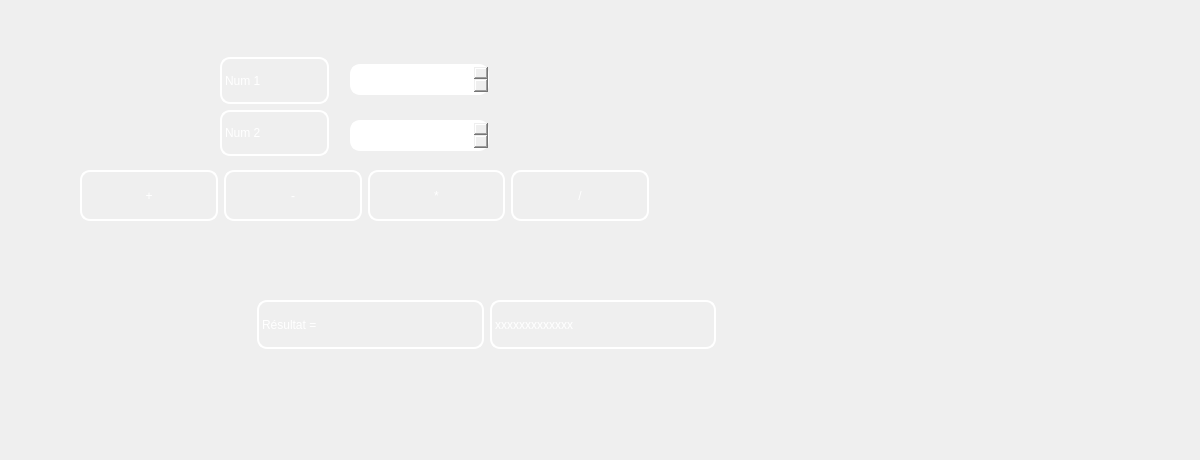
      <widget class="QWidget" name="tab_12">
       <attribute name="title">
        <string>Calculatrice</string>
       </attribute>
       <widget class="QLabel" name="label_32">
        <property name="geometry">
         <rect>
          <x>220</x>
          <y>57</y>
          <width>109</width>
          <height>47</height>
         </rect>
        </property>
        <property name="styleSheet">
         <string notr="true">border-style: solid;
border-color: white;
border-width: 2px;
border-radius: 10px;
color: rgb(255, 255, 255);</string>
        </property>
        <property name="text">
         <string>Num 1</string>
        </property>
       </widget>
       <widget class="QLabel" name="label_33">
        <property name="geometry">
         <rect>
          <x>220</x>
          <y>110</y>
          <width>109</width>
          <height>46</height>
         </rect>
        </property>
        <property name="styleSheet">
         <string notr="true">border-style: solid;
border-color: white;
border-width: 2px;
border-radius: 10px;
color: rgb(255, 255, 255);</string>
        </property>
        <property name="text">
         <string>Num 2</string>
        </property>
       </widget>
       <widget class="QPushButton" name="plus">
        <property name="geometry">
         <rect>
          <x>80</x>
          <y>170</y>
          <width>138</width>
          <height>51</height>
         </rect>
        </property>
        <property name="styleSheet">
         <string notr="true">border-style: solid;
border-color: white;
border-width: 2px;
border-radius: 10px;
color: rgb(255, 255, 255);</string>
        </property>
        <property name="text">
         <string>+</string>
        </property>
       </widget>
       <widget class="QPushButton" name="moins">
        <property name="geometry">
         <rect>
          <x>224</x>
          <y>170</y>
          <width>138</width>
          <height>51</height>
         </rect>
        </property>
        <property name="styleSheet">
         <string notr="true">border-style: solid;
border-color: white;
border-width: 2px;
border-radius: 10px;
color: rgb(255, 255, 255);</string>
        </property>
        <property name="text">
         <string>-</string>
        </property>
       </widget>
       <widget class="QPushButton" name="fois">
        <property name="geometry">
         <rect>
          <x>368</x>
          <y>170</y>
          <width>137</width>
          <height>51</height>
         </rect>
        </property>
        <property name="styleSheet">
         <string notr="true">border-style: solid;
border-color: white;
border-width: 2px;
border-radius: 10px;
color: rgb(255, 255, 255);</string>
        </property>
        <property name="text">
         <string>*</string>
        </property>
       </widget>
       <widget class="QPushButton" name="sur">
        <property name="geometry">
         <rect>
          <x>511</x>
          <y>170</y>
          <width>138</width>
          <height>51</height>
         </rect>
        </property>
        <property name="styleSheet">
         <string notr="true">border-style: solid;
border-color: white;
border-width: 2px;
border-radius: 10px;
color: rgb(255, 255, 255);</string>
        </property>
        <property name="text">
         <string>/</string>
        </property>
       </widget>
       <widget class="QDoubleSpinBox" name="n2">
        <property name="geometry">
         <rect>
          <x>350</x>
          <y>120</y>
          <width>139</width>
          <height>31</height>
         </rect>
        </property>
        <property name="styleSheet">
         <string notr="true">border-style: solid;
border-color: white;
border-width: 2px;
border-radius: 10px;
color: rgb(255, 255, 255);</string>
        </property>
        <property name="minimum">
         <double>-99999999999999.000000000000000</double>
        </property>
        <property name="maximum">
         <double>9999999999999.000000000000000</double>
        </property>
       </widget>
       <widget class="QDoubleSpinBox" name="n1">
        <property name="geometry">
         <rect>
          <x>350</x>
          <y>64</y>
          <width>139</width>
          <height>31</height>
         </rect>
        </property>
        <property name="styleSheet">
         <string notr="true">border-style: solid;
border-color: white;
border-width: 2px;
border-radius: 10px;
color: rgb(255, 255, 255);</string>
        </property>
        <property name="minimum">
         <double>-999999999999.000000000000000</double>
        </property>
        <property name="maximum">
         <double>99999999999.000000000000000</double>
        </property>
       </widget>
       <widget class="QLabel" name="label_34">
        <property name="geometry">
         <rect>
          <x>257</x>
          <y>300</y>
          <width>227</width>
          <height>49</height>
         </rect>
        </property>
        <property name="styleSheet">
         <string notr="true">border-style: solid;
border-color: white;
border-width: 2px;
border-radius: 10px;
color: rgb(255, 255, 255);</string>
        </property>
        <property name="text">
         <string>Résultat = </string>
        </property>
       </widget>
       <widget class="QLabel" name="resultats">
        <property name="geometry">
         <rect>
          <x>490</x>
          <y>300</y>
          <width>226</width>
          <height>49</height>
         </rect>
        </property>
        <property name="styleSheet">
         <string notr="true">border-style: solid;
border-color: white;
border-width: 2px;
border-radius: 10px;
color: rgb(255, 255, 255);</string>
        </property>
        <property name="text">
         <string>xxxxxxxxxxxxx</string>
        </property>
       </widget>
       <widget class="QLabel" name="label_22">
        <property name="geometry">
         <rect>
          <x>1070</x>
          <y>330</y>
          <width>121</width>
          <height>121</height>
         </rect>
        </property>
        <property name="styleSheet">
         <string notr="true">background-image: url(:/img/img/1024px-Volkswagen_Logo_till_1995.svg.png);</string>
        </property>
        <property name="text">
         <string/>
        </property>
       </widget>
      </widget>
